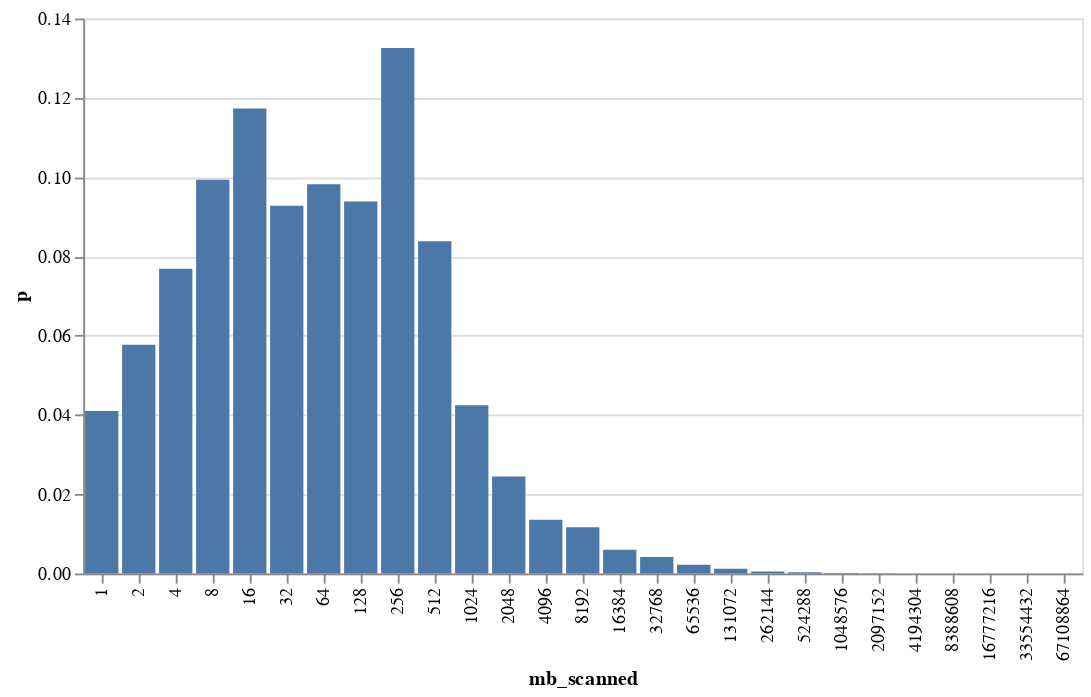

The cell this chart's notebook holds for it:
### Code cell
sf_scanned = duckdb.query(
"""
select floor(log2((persistentReadBytesS3 + persistentReadBytesCache) / 1024 / 1024)) as log_mb_scanned, 2**log_mb_scanned as mb_scanned, count(*) as count 
from 'snowset/part.*.parquet' 
where persistentWriteBytesS3 = 0
and profRemoteExtRead == 0
and profRemoteExtWrite == 0
and persistentReadBytesS3 + persistentReadBytesCache >= 1024*1024 
group by all 
order by all
"""
).df()
sf_scanned['p'] = sf_scanned['count'] / sf_scanned['count'].sum()

alt.Chart(sf_scanned).mark_bar().encode(x='mb_scanned:O', y='p:Q')

### Figure 1 — Vega-Lite specification as saved in the notebook (floating-point values rounded to 4 significant figures)
{"config": {"view": {"continuousWidth": 300, "continuousHeight": 300}}, "data": {"name": "data-440c30259d45e74531cab3732fa3cfa2"}, "mark": {"type": "bar"}, "encoding": {"x": {"field": "mb_scanned", "type": "ordinal"}, "y": {"field": "p", "type": "quantitative"}}, "$schema": "https://vega.github.io/schema/vega-lite/v5.17.0.json", "datasets": {"data-440c30259d45e74531cab3732fa3cfa2": [{"log_mb_scanned": 0.0, "mb_scanned": 1.0, "count": 704823, "p": 0.04101}, {"log_mb_scanned": 1.0, "mb_scanned": 2.0, "count": 991426, "p": 0.05769}, {"log_mb_scanned": 2.0, "mb_scanned": 4.0, "count": 1321491, "p": 0.0769}, {"log_mb_scanned": 3.0, "mb_scanned": 8.0, "count": 1706930, "p": 0.09933}, {"log_mb_scanned": 4.0, "mb_scanned": 16.0, "count": 2015200, "p": 0.1173}, {"log_mb_scanned": 5.0, "mb_scanned": 32.0, "count": 1593707, "p": 0.09274}, {"log_mb_scanned": 6.0, "mb_scanned": 64.0, "count": 1687045, "p": 0.09817}, {"log_mb_scanned": 7.0, "mb_scanned": 128.0, "count": 1612994, "p": 0.09386}, {"log_mb_scanned": 8.0, "mb_scanned": 256.0, "count": 2278338, "p": 0.1326}, {"log_mb_scanned": 9.0, "mb_scanned": 512.0, "count": 1440453, "p": 0.08382}, {"log_mb_scanned": 10.0, "mb_scanned": 1024.0, "count": 729068, "p": 0.04243}, {"log_mb_scanned": 11.0, "mb_scanned": 2048.0, "count": 420833, "p": 0.02449}, {"log_mb_scanned": 12.0, "mb_scanned": 4096.0, "count": 233228, "p": 0.01357}, {"log_mb_scanned": 13.0, "mb_scanned": 8192.0, "count": 200350, "p": 0.01166}, {"log_mb_scanned": 14.0, "mb_scanned": 16380.0, "count": 103173, "p": 0.006004}, {"log_mb_scanned": 15.0, "mb_scanned": 32770.0, "count": 71722, "p": 0.004174}, {"log_mb_scanned": 16.0, "mb_scanned": 65540.0, "count": 37511, "p": 0.002183}, {"log_mb_scanned": 17.0, "mb_scanned": 131100.0, "count": 20538, "p": 0.001195}, {"log_mb_scanned": 18.0, "mb_scanned": 262100.0, "count": 8291, "p": 0.0004825}, {"log_mb_scanned": 19.0, "mb_scanned": 524300.0, "count": 4977, "p": 0.0002896}, {"log_mb_scanned": 20.0, "mb_scanned": 1049000.0, "count": 1789, "p": 0.0001041}, {"log_mb_scanned": 21.0, "mb_scanned": 2097000.0, "count": 706, "p": 4.108e-05}, {"log_mb_scanned": 22.0, "mb_scanned": 4194000.0, "count": 103, "p": 5.994e-06}, {"log_mb_scanned": 23.0, "mb_scanned": 8389000.0, "count": 65, "p": 3.782e-06}, {"log_mb_scanned": 24.0, "mb_scanned": 16780000.0, "count": 21, "p": 1.222e-06}, {"log_mb_scanned": 25.0, "mb_scanned": 33550000.0, "count": 5, "p": 2.91e-07}, {"log_mb_scanned": 26.0, "mb_scanned": 67110000.0, "count": 1, "p": 5.819e-08}]}}
